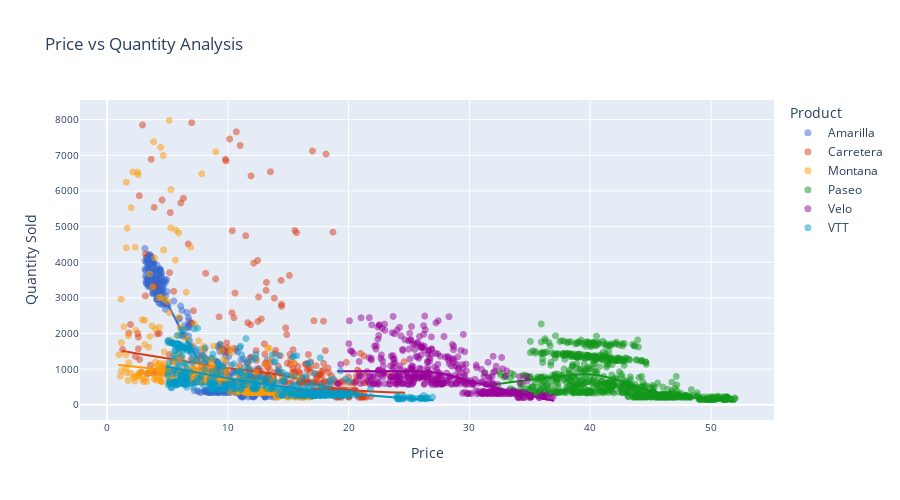

Notebook code for this chart:
### Markdown cell above
EDA

### Code cell
# Exploring the relationship between price and units sold
fig = px.scatter(
    df, 
    x= 'price', y = 'Quantity',
    color= 'Product',
    opacity=0.5,
    trendline='lowess',
    # trendline_color_override='blue',
    title= 'Price vs Quantity Analysis',
    width=900,
    height=500,
    color_discrete_sequence=px.colors.qualitative.G10
).update_traces(
    marker= dict(size=7),
    hoverlabel= dict(font= dict(size=10))
).update_xaxes(
    title_text = 'Price',
    tickfont= dict(size=10)
).update_yaxes(
    title_text = 'Quantity Sold',
    tickfont= dict(size=10)
)

# Show figure
fig

### Figure 1 — Plotly figure (JSON) as saved in the notebook; plotly's stock layout.template omitted (floating-point values rounded to 4 significant figures; data arrays with more than 128 entries replaced by an {"elided": "..."} marker saying what was removed)
{"data": [{"hoverlabel": {"font": {"size": 10}}, "hovertemplate": "Product=Amarilla<br>price=%{x}<br>Quantity=%{y}<extra></extra>", "legendgroup": "Amarilla", "marker": {"color": "#3366CC", "opacity": 0.5, "size": 7, "symbol": "circle"}, "mode": "markers", "name": "Amarilla", "showlegend": true, "type": "scattergl", "x": {"elided": "376 float values"}, "xaxis": "x", "y": {"elided": "376 float values"}, "yaxis": "y"}, {"hoverlabel": {"font": {"size": 10}}, "hovertemplate": "<b>LOWESS trendline</b><br><br>Product=Amarilla<br>price=%{x}<br>Quantity=%{y} <b>(trend)</b><extra></extra>", "legendgroup": "Amarilla", "marker": {"color": "#3366CC", "size": 7, "symbol": "circle"}, "mode": "lines", "name": "Amarilla", "showlegend": false, "type": "scattergl", "x": {"elided": "376 float values"}, "xaxis": "x", "y": {"elided": "376 float values"}, "yaxis": "y"}, {"hoverlabel": {"font": {"size": 10}}, "hovertemplate": "Product=Carretera<br>price=%{x}<br>Quantity=%{y}<extra></extra>", "legendgroup": "Carretera", "marker": {"color": "#DC3912", "opacity": 0.5, "size": 7, "symbol": "circle"}, "mode": "markers", "name": "Carretera", "showlegend": true, "type": "scattergl", "x": {"elided": "372 float values"}, "xaxis": "x", "y": {"elided": "372 float values"}, "yaxis": "y"}, {"hoverlabel": {"font": {"size": 10}}, "hovertemplate": "<b>LOWESS trendline</b><br><br>Product=Carretera<br>price=%{x}<br>Quantity=%{y} <b>(trend)</b><extra></extra>", "legendgroup": "Carretera", "marker": {"color": "#DC3912", "size": 7, "symbol": "circle"}, "mode": "lines", "name": "Carretera", "showlegend": false, "type": "scattergl", "x": {"elided": "372 float values"}, "xaxis": "x", "y": {"elided": "372 float values"}, "yaxis": "y"}, {"hoverlabel": {"font": {"size": 10}}, "hovertemplate": "Product=Montana<br>price=%{x}<br>Quantity=%{y}<extra></extra>", "legendgroup": "Montana", "marker": {"color": "#FF9900", "opacity": 0.5, "size": 7, "symbol": "circle"}, "mode": "markers", "name": "Montana", "showlegend": true, "type": "scattergl", "x": {"elided": "372 float values"}, "xaxis": "x", "y": {"elided": "372 float values"}, "yaxis": "y"}, {"hoverlabel": {"font": {"size": 10}}, "hovertemplate": "<b>LOWESS trendline</b><br><br>Product=Montana<br>price=%{x}<br>Quantity=%{y} <b>(trend)</b><extra></extra>", "legendgroup": "Montana", "marker": {"color": "#FF9900", "size": 7, "symbol": "circle"}, "mode": "lines", "name": "Montana", "showlegend": false, "type": "scattergl", "x": {"elided": "372 float values"}, "xaxis": "x", "y": {"elided": "372 float values"}, "yaxis": "y"}, {"hoverlabel": {"font": {"size": 10}}, "hovertemplate": "Product=Paseo<br>price=%{x}<br>Quantity=%{y}<extra></extra>", "legendgroup": "Paseo", "marker": {"color": "#109618", "opacity": 0.5, "size": 7, "symbol": "circle"}, "mode": "markers", "name": "Paseo", "showlegend": true, "type": "scattergl", "x": {"elided": "808 float values"}, "xaxis": "x", "y": {"elided": "808 float values"}, "yaxis": "y"}, {"hoverlabel": {"font": {"size": 10}}, "hovertemplate": "<b>LOWESS trendline</b><br><br>Product=Paseo<br>price=%{x}<br>Quantity=%{y} <b>(trend)</b><extra></extra>", "legendgroup": "Paseo", "marker": {"color": "#109618", "size": 7, "symbol": "circle"}, "mode": "lines", "name": "Paseo", "showlegend": false, "type": "scattergl", "x": {"elided": "808 float values"}, "xaxis": "x", "y": {"elided": "808 float values"}, "yaxis": "y"}, {"hoverlabel": {"font": {"size": 10}}, "hovertemplate": "Product=Velo<br>price=%{x}<br>Quantity=%{y}<extra></extra>", "legendgroup": "Velo", "marker": {"color": "#990099", "opacity": 0.5, "size": 7, "symbol": "circle"}, "mode": "markers", "name": "Velo", "showlegend": true, "type": "scattergl", "x": {"elided": "436 float values"}, "xaxis": "x", "y": {"elided": "436 float values"}, "yaxis": "y"}, {"hoverlabel": {"font": {"size": 10}}, "hovertemplate": "<b>LOWESS trendline</b><br><br>Product=Velo<br>price=%{x}<br>Quantity=%{y} <b>(trend)</b><extra></extra>", "legendgroup": "Velo", "marker": {"color": "#990099", "size": 7, "symbol": "circle"}, "mode": "lines", "name": "Velo", "showlegend": false, "type": "scattergl", "x": {"elided": "436 float values"}, "xaxis": "x", "y": {"elided": "436 float values"}, "yaxis": "y"}, {"hoverlabel": {"font": {"size": 10}}, "hovertemplate": "Product=VTT<br>price=%{x}<br>Quantity=%{y}<extra></extra>", "legendgroup": "VTT", "marker": {"color": "#0099C6", "opacity": 0.5, "size": 7, "symbol": "circle"}, "mode": "markers", "name": "VTT", "showlegend": true, "type": "scattergl", "x": {"elided": "436 float values"}, "xaxis": "x", "y": {"elided": "436 float values"}, "yaxis": "y"}, {"hoverlabel": {"font": {"size": 10}}, "hovertemplate": "<b>LOWESS trendline</b><br><br>Product=VTT<br>price=%{x}<br>Quantity=%{y} <b>(trend)</b><extra></extra>", "legendgroup": "VTT", "marker": {"color": "#0099C6", "size": 7, "symbol": "circle"}, "mode": "lines", "name": "VTT", "showlegend": false, "type": "scattergl", "x": {"elided": "436 float values"}, "xaxis": "x", "y": {"elided": "436 float values"}, "yaxis": "y"}], "layout": {"height": 500, "legend": {"title": {"text": "Product"}, "tracegroupgap": 0}, "title": {"text": "Price vs Quantity Analysis"}, "width": 900, "xaxis": {"anchor": "y", "domain": [0, 1], "tickfont": {"size": 10}, "title": {"text": "Price"}}, "yaxis": {"anchor": "x", "domain": [0, 1], "tickfont": {"size": 10}, "title": {"text": "Quantity Sold"}}}}
